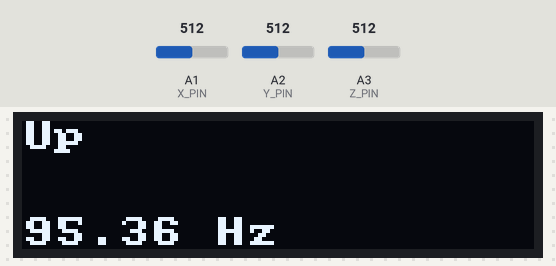
The sketch below on a simulated Arduino Uno, built with avr-gcc and run on an emulated ATmega328P. Shown: 128×32 one-colour display. Inputs (shaded band) come from the test bench; at power-on: A3 (Z_PIN) = 512, A1 (X_PIN) = 512, A2 (Y_PIN) = 512. What the sketch prints to the serial monitor is not drawn.

Above: at 1.2 s.
1.3 s: A3 (Z_PIN) set to 418
4.3 s: A3 (Z_PIN) set to 390
At 6.0 s:
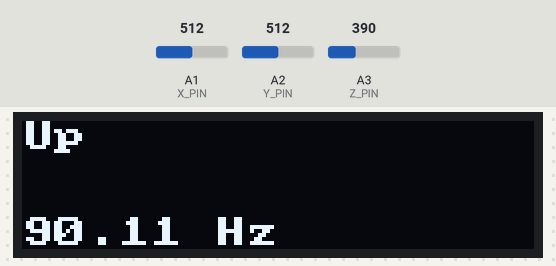
7.3 s: A1 (X_PIN) set to 407
At 7.9 s:
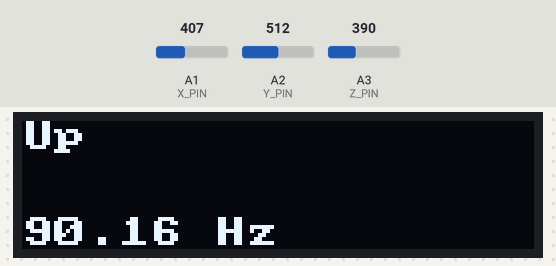
8.9 s: A1 (X_PIN) set to 383
At 11.6 s:
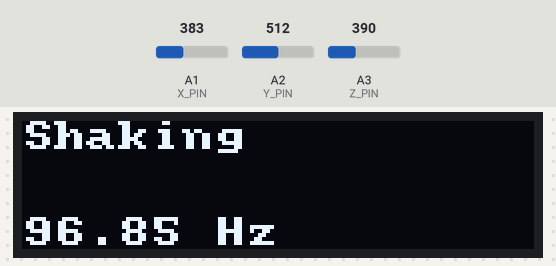
11.9 s: A3 (Z_PIN) set to 299
At 13.2 s:
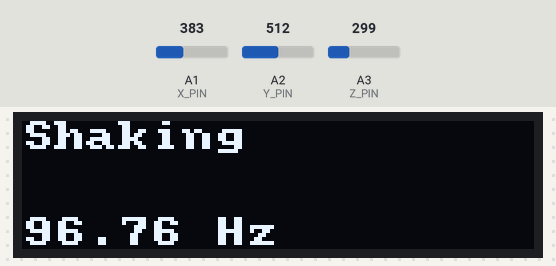
14.1 s: A3 (Z_PIN) set to 274
At 16.2 s:
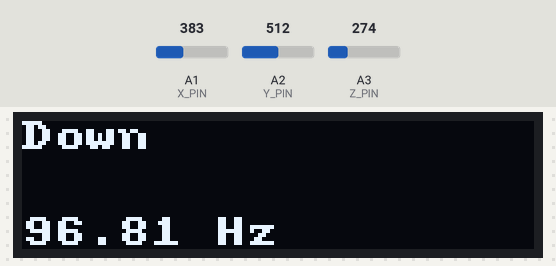
Timing chart, 0 to 17.7 s (numbered marks = the images above; inputs shaded):
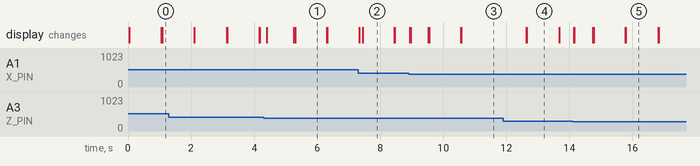

The sketch:

Challenge1.ino
```cpp
int previousState = -1;
int currentState = -1;
int ax = 0;
int ay = 0;
int az = 0;
int sampleTime = 0;
unsigned long previousTime = 0;
void setup() {
    Serial.begin(9600);
    setupDisplay();
    setupAccelSensor();
}

void loop() {
    if (sampleSensors() ) {  // Checks if it's time to sample the sensors
        // Serial.print(ax);
        // Serial.print(",");
        // Serial.print(ay);
        // Serial.print(",");
        // Serial.println(az);
        currentState = detectGesture(ax, ay, az, previousState);
        if (currentState != previousState) {
            switch (currentState) {
                case 0:
                  Serial.println("UP");
                    writeDisplay("Up     ", 0, true);
                    break;
                case 1:
                   Serial.println("DOWN");
                    writeDisplay("Down   ", 0, true);
                    break;
                case 2:
                    Serial.println("SHAKING");
                    writeDisplay("Shaking", 0, true);
                    break;
            }
            previousState = currentState;
        }
    }
}
int axbefore = 0;
int axcurrent  = 0;
int aybefore = 0;
int aycurrent = 0;
int azbefore = 0;
int azcurrent = 0;

int detectGesture(float ax, float ay, float az, int previousState) {
    static unsigned long previousTime = 0;
    static float axPrevious = 0, ayPrevious = 0, azPrevious = 0;

    unsigned long currentTime = millis();
    float axDiff = abs(ax - axPrevious);
    float ayDiff = abs(ay - ayPrevious);
    float azDiff = abs(az - azPrevious);

    if (currentTime - previousTime >= 5) {
        if (az >= 400 || ax >= 390 && axDiff <= 10 && ayDiff <= 10 && azDiff <= 10) {
            axPrevious = ax; ayPrevious = ay; azPrevious = az;
            previousTime = currentTime;
            return 0;
        }
        else if (az <= 285 && axDiff <= 10 && ayDiff <= 10 && azDiff <= 10) {
            axPrevious = ax; ayPrevious = ay; azPrevious = az;
            previousTime = currentTime;
            return 1;
        }
        else if (axDiff > 20 || ayDiff > 20 || azDiff > 20) {
            axPrevious = ax; ayPrevious = ay; azPrevious = az;
            previousTime = currentTime;
            return 2;
        }

        axPrevious = ax; ayPrevious = ay; azPrevious = az;
        previousTime = currentTime;
    }

    return previousState; // No change detected, return previous state
}
```

Accelerometer.ino
```cpp
const int X_PIN = A1;
const int Y_PIN = A2;
const int Z_PIN = A3;

extern int ax;
extern int ay;
extern int az;

void setupAccelSensor(){
  // Initialize accelerometer pins as input
  pinMode(X_PIN, INPUT);
  pinMode(Y_PIN, INPUT);
  pinMode(Z_PIN, INPUT);
}

void readAccelSensor(){
  ax = analogRead(X_PIN);
  ay = analogRead(Y_PIN);
  az = analogRead(Z_PIN);
}
```

Display.ino
```cpp
// OLED Library includes
#include "U8x8lib.h" // include the fast graphics library
#include "Wire.h"    // include the I2C library

/*
 * Instantiate the display object “oled” and reset it using the
 * predefined argument “U8X8_PIN_NONE”
 * NOTE: if you have trouble with this constructor call, your OS
 * might require that you specify the I2C pins (22 and 23) as
 * arguments. If that is the case, you would change the call to this:
 * U8X8_SSD1306_128X32_UNIVISION_HW_I2C oled(U8X8_PIN_NONE, 22, 23);
 */
U8X8_SSD1306_128X32_UNIVISION_HW_I2C oled(U8X8_PIN_NONE);
// U8X8_SSD1306_128X32_UNIVISION_HW_I2C oled(U8X8_PIN_NONE, 22, 23);
// Clear the display no more than once per second
const int MAX_REFRESH = 1000;
unsigned long lastClear = 0;
void setupDisplay() {
    oled.begin(); // Initializes u8x8 object
    oled.setPowerSave(0); // Makes sure OLED doesn't go to sleep
    oled.setFont(u8x8_font_amstrad_cpc_extended_r); // Set the font
    oled.setCursor(0, 0); //Sets the cursor at the top left corner
}

/*
 * A function to write a message on the OLED display.
 * The “row” argument specifies which row to print on: [0,1,2,3].
 * The “erase” argument specifies if the display should be cleared.
 */
void writeDisplay(const char * message, int row, bool erase) {
    unsigned long now = millis();
    //if erase is true and it's been longer than MAX_REFRESH (1s)
    if(erase && (millis() - lastClear >= MAX_REFRESH)) {
        oled.clearDisplay();
        lastClear = now;
    }
    oled.setCursor(0, row);
    oled.println(message);
}

/*
 * A function to write a CSV message on multiple lines on the OLED.
 * The “commaCount” argument says how many commas are in the String.
 * NOTE: The OLED can only display 4 lines (a maximum of 3 commas).
 */
void writeDisplayCSV(String message, int commaCount) {
     int startIndex = 0;
     for(int i=0; i<=commaCount; i++) {
          // find the index of the comma and store it in startIndex
          int index = message.indexOf(',', startIndex);

          // take everything in the string up until the comma
          String subMessage = message.substring(startIndex, index);

          startIndex = index + 1; // skip over the comma

          // Write the substring onto the OLED!
          writeDisplay(subMessage.c_str(), i, false);
     }
}
```

Sampling.ino
```cpp
int sampleRate = 100;                  // Sensor reading Frequency (Hz)
unsigned long sampleDelay = 1e6/sampleRate; //Time(μs) between samples
unsigned long timeStart = 0;              //Start time timing variable
unsigned long timeEnd = 0;                  //End time timing variable


bool sampleSensors() {
  timeEnd = micros();
  if(timeEnd - timeStart >= sampleDelay) {
    displaySampleRate(timeEnd);
    timeStart = timeEnd;

    // Read the sensors and store their outputs in global variables
    sampleTime = millis();
    readAccelSensor();     // values stored in "ax", "ay", and "az"
    return true;
  }

  return false;
}


void displaySampleRate(unsigned long currentTime) {
     int nSamples = 100;
     static int count = 0;
     static unsigned long lastTime = 0;

     count++;
     if(count == nSamples) {
     double avgRate = nSamples * 1e6 / (currentTime - lastTime);
     String message = String(avgRate) + " Hz";
     writeDisplay(message.c_str(), 3, false);

     // reset
    count = 0;
    lastTime = currentTime;
    }
}
```

Measured:
- the behaviour switches between 400 and 399 on A3 (Z_PIN) (found by bisection; images 0 and 1)
- the behaviour switches between 390 and 389 on A1 (X_PIN) (found by bisection; images 2 and 3)
- the behaviour switches between 286 and 285 on A3 (Z_PIN) (found by bisection; images 4 and 5)
- after the input at 4.3 s, the display: first changes after 0.11 s (image 1 shows a later state)
- after the input at 7.3 s, the display: first changes at once (image 2 shows a later state)
- after the input at 8.9 s, the display: first changes at once (image 3 shows a later state)
- after the input at 14.1 s, the display: first changes at once (image 5 shows a later state)
